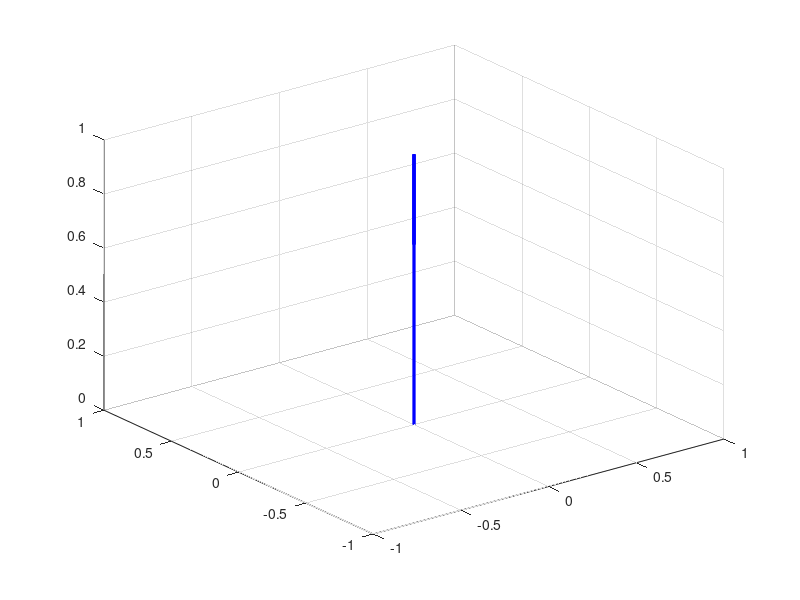

The MATLAB source for this figure: (Note: this script raises an error after producing the figure.)
clear
close all
clc

figure

% initializing quiver graphics object
quivers = quiver3([0.0; 0.0], [0.0; 0.0], [0.0; 0.0], [0.0; 0.0], [0.0; 0.0], [1.0; 1.0], 1.00, 'Color','b', 'LineWidth', 2.0);

% set z offset for arm if needed
[link1, verts1] = linkGeneration();
[link2, verts2] = linkGeneration();

% set z offset for desired arm trajectory
[link1d, verts1d] = linkGeneration();
[link2d, verts2d] = linkGeneration();
link1d.FaceAlpha = 0.2; 
link2d.FaceAlpha = 0.2; 

%provide an offset for verts 2
z_offset = -0.1;
verts2 = bsxfun(@plus, verts2, [0.0, 0.0, z_offset]);
verts2d = bsxfun(@plus, verts2d, [0.0, 0.0, z_offset]);

xlim([-2.25 2.25])
ylim([-2.25 2.25])
zlim([-2 2])

%set(gca,'xtick',[])
set(gca,'xticklabel',[])
%set(gca,'ytick',[])
set(gca,'yticklabel',[])
%set(gca,'ztick',[])
set(gca,'zticklabel',[])

camlight
campos([0.0 0.0 2]);
%camorbit(25,50,'camera')
camorbit(30,0,'camera')

axis equal

traj1 = animatedline('Marker','none', 'Color', [0.4, 0.4, 0.4], 'LineWidth', 1.0);
traj2 = animatedline('Marker','none', 'Color', [0.4, 0.4, 0.4], 'LineWidth', 1.0);

load joint_data2.mat;
% Data loaded are:
% W: PD controller with gravity
% P: Iterative learning controller
% X: Inverse dynamics controller
% Y: Lapunov-based controller
% Z: Passiviy-based controller

% X: Desired trajectory (pure inverse dynamics controller)
th1d = X(:,1)';
th2d = X(:,2)';
th1d_dot = X(:,3)';
th2d_dot = X(:,4)';

% Y: Lapunov-based controller
%th1 = Y(:,1)';
%th2 = Y(:,2)';
%th1_dot = Y(:,3)';
%th2_dot = Y(:,4)';
%T = Ty;

% Z: Passiviy-based controller
th1 = Z(:,1)';
th2 = Z(:,2)';
th1_dot = Z(:,3)';
th2_dot = Z(:,4)';
T = Tz;

% Please note: the number of ODE simulation steps over the certain time range
% varies for inverse-dynamics (reference) and other controllers.
% Thus, the iterations with the closest timestamps are matched

i_ref = 1; % index of the current valid reference timestamp
           % this index will be updated to match the controller simulation
           % time as close as possible

for i=1:size(th1,2)
    % solve forward kinematics for the given theta angles
    % frame 1: located at joint1 axis
    % frame 2: located at joint2 axis
    [fr1, pos1, fr2, pos2] = planar_fk2(th1(i), th2(i));

    % apply the transformation on the graphics objects
    linkTransform(link1, verts1, fr1)
    linkTransform(link2, verts2, fr2)

    % update history of the joint positions
    addpoints(traj1, pos1(1), pos1(2), pos1(3));
    addpoints(traj2, pos2(1), pos2(2), pos2(3)+z_offset);

    % TODO: test different scaling factors
    %vec_w1 = sign(th1_dot(i))*0.1 + th1_dot(i)*0.010;
    %vec_w2 = sign(th2_dot(i))*0.1 + th2_dot(i)*0.010;
    
    % joint angular velocity vectors magnitude
    vec_w1 = sign(th1_dot(i))*0.1 + th1_dot(i);
    vec_w2 = sign(th2_dot(i))*0.1 + th2_dot(i);
    
    % updating magnitude of the graphics vector objects
    set(quivers, 'xdata', [0; pos1(1)],'ydata', [0; pos1(2)], 'wdata', [vec_w1; vec_w2]);

    axis equal
    xlim([-2.25 2.25])
    ylim([-2.25 2.25])
    zlim([-1 1])
    
    xlim([-0.75 2.25])
    ylim([-0.75 2.25])
    zlim([-1 1])

    if i==1 % special case when the first datapoint is considered
        [fr1d, pos1d, fr2d, pos2d] = planar_fk2(th1d(i), th2d(i));
        linkTransform(link1d, verts1d, fr1d)
        linkTransform(link2d, verts2d, fr2d)
        drawnow;
        % pause(10)
    elseif T(i) > Tx(i_ref)
        % since ODE number of iteration of controller and reference is not equal
        % time is used to match the nearest corresponding robot position
        % sets between the reference trajectory and the controller
        while(T(i) > Tx(i_ref))
            i_ref = i_ref + 1; % update the ref time if needed
                               % so it is always only slightly larger than
                               % the current controller simulation time
        end
    end
    % calculate the current desired robot pose using forward kinematics
    [fr1d, pos1d, fr2d, pos2d] = planar_fk2(th1d(i_ref), th2d(i_ref));
    
    % apply the transformation on the graphics objects
    linkTransform(link1d, verts1d, fr1d)
    linkTransform(link2d, verts2d, fr2d)
    drawnow;
    % T(i)
    % Tx(i_ref)
    % pause(1)
end
